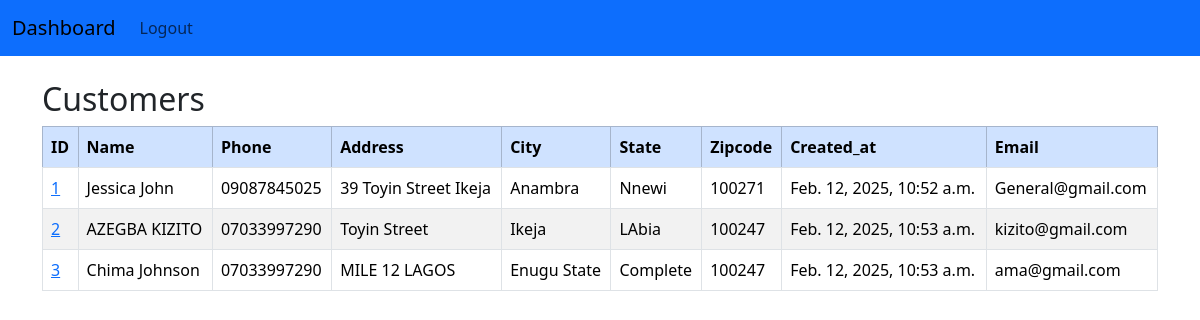
The app's page / (signed in), older data.
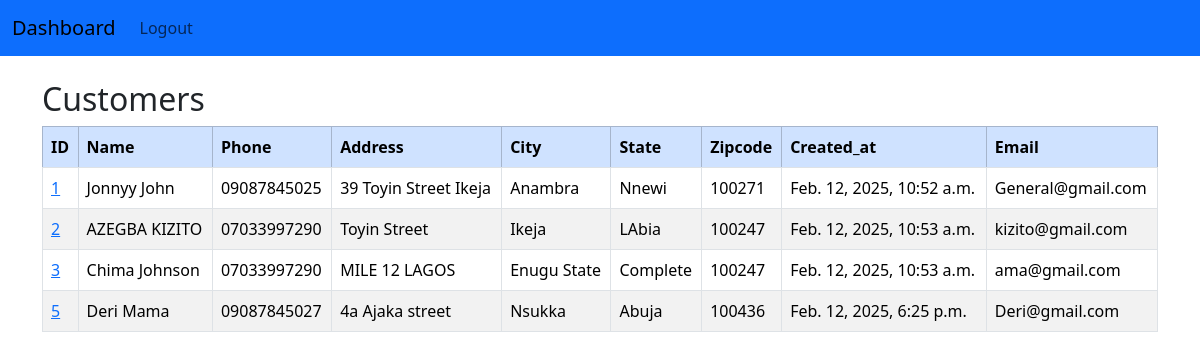
The same page, newer data.
### myapp/models.py (models this page shows, shortened)
class Customer(models.Model):
    created_at = models.DateTimeField(auto_now_add=True)
    First_name = models.CharField(max_length=50)
    Last_name = models.CharField(max_length=50)
    Email = models.CharField(max_length=100)
    Phone = models.CharField(max_length=15)
    Address = models.CharField(max_length=100)
    City = models.CharField(max_length=50)
    State = models.CharField(max_length=50)
    Zipcode = models.CharField(max_length=50)

### myapp/views.py (the view)
# urls.py: 2. Add a URL to urlpatterns:  path('', views.home, name='home')
def home(request):
	customers = Customer.objects.all()
	if request.method == 'POST':
		username = request.POST['username']
		password = request.POST['password']
		user = authenticate(request, username=username, password=password)
		if user is not None:
			login(request, user)
			messages.success(request, "You Have Been Logged In!")
			return redirect('home')
		else:
			messages.success(request, "There Was An Error Logging In, Please Try Again...")
			return redirect('home')
	else:
		return render(request, 'myapp/home.html', {'customers':customers})

### myapp/templates/myapp/home.html (shortened to what this page needs)
{% extends 'myapp/base.html' %}
{% load crispy_forms_tags %}
{% block content %}
{% if user.is_authenticated %}
    <h2>Customers</h2>
    <table class="table table-striped table-hover table-bordered">
      <thead class="table table-primary">
        <tr>
          <th scope="col">ID</th>
          <th scope="col">Name</th>
          <th scope="col">Phone</th>
          <th scope="col">Address</th>
          <th scope="col">City</th>
          <th scope="col">State</th>
          <th scope="col">Zipcode</th>
          <th scope="col">Created_at</th>
          <th scope="col">Email</th>
        </tr>
      </thead>
      <tbody>
        <tr>
          {% if customers %}
          {% for customer in customers %}
            <tr>
              <td><a href="{% url 'customer' customer.id %}">{{ customer.id }}</a></td>
              <td>{{customer.First_name }} {{ customer.Last_name }}</td>
              <td>{{customer.Phone }}</td>
              <td>{{ customer.Address }}</td>
              <td>{{customer.City }}</td>
              <td>{{customer.State }}</td>
              <td>{{customer.Zipcode }}</td>
              <td>{{customer.created_at }}</td>
              <td>{{customer.Email }}</td>
            </tr>
          {% endfor %}
        {% endif %}
        </tr>
      </tbody>
    </table>
{% endif %}
{% endblock %}

### myapp/templates/myapp/base.html (shortened to what this page needs)
<!doctype html>
<html lang="en">
  <head>
    <link href="https://cdn.jsdelivr.net/npm/bootstrap@5.3.3/dist/css/bootstrap.min.css" rel="stylesheet">
  </head>
  <body>
   {% include 'myapp/navbar.html' %}
    <div class="container">
    <br>
    {% block content %}
    {% endblock %}
</div>
  </body>
</html>

### myapp/templates/myapp/navbar.html (shortened to what this page needs)
<nav class="navbar navbar-expand-lg bg-primary">
    <div class="container-fluid">
      <a class="navbar-brand" href="{% url 'home' %}">Dashboard</a>
      <div class="collapse navbar-collapse" id="navbarSupportedContent">
        <ul class="navbar-nav me-auto mb-2 mb-lg-0">
          {% if user.is_authenticated %}
          <li class="nav-item">
            <a class="nav-link" href="{% url 'logout' %}">Logout</a>
          </li>
          {% endif %}
        </ul>
      </div>
    </div>
  </nav>

Row changes from the older to the newer data that the page shows:
changed Customer "John": First_name "Jessica" → "Jonnyy"
added Customer: id "5", First_name "Deri", Last_name "Mama", Phone "09087845027", Address "4a Ajaka street", City "Nsukka", State "Abuja", Zipcode "100436", created_at "Feb. 12, 2025, 6:25 p.m.", Email "Deri@gmail.com"
